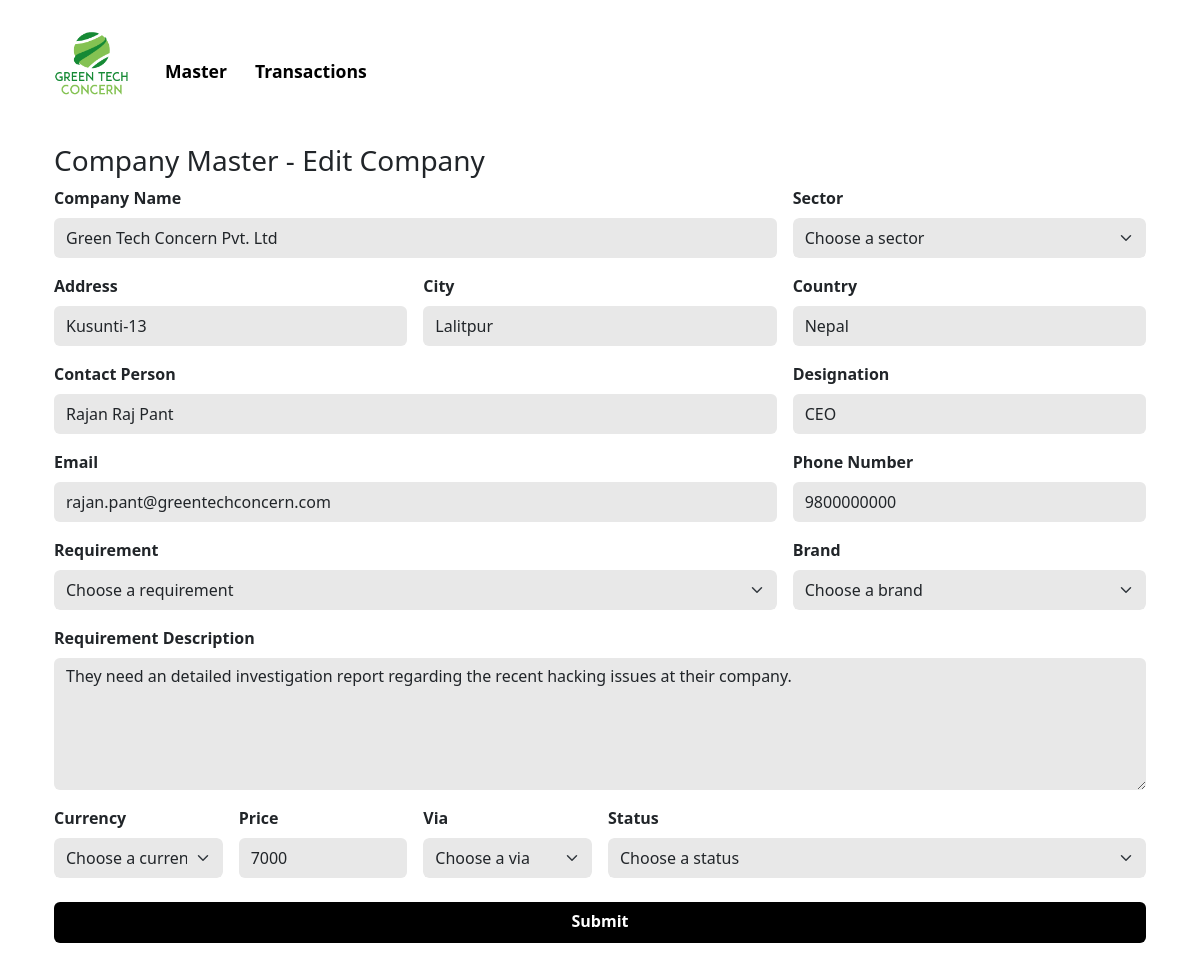
Page /companyform/1/ on the earlier database version.
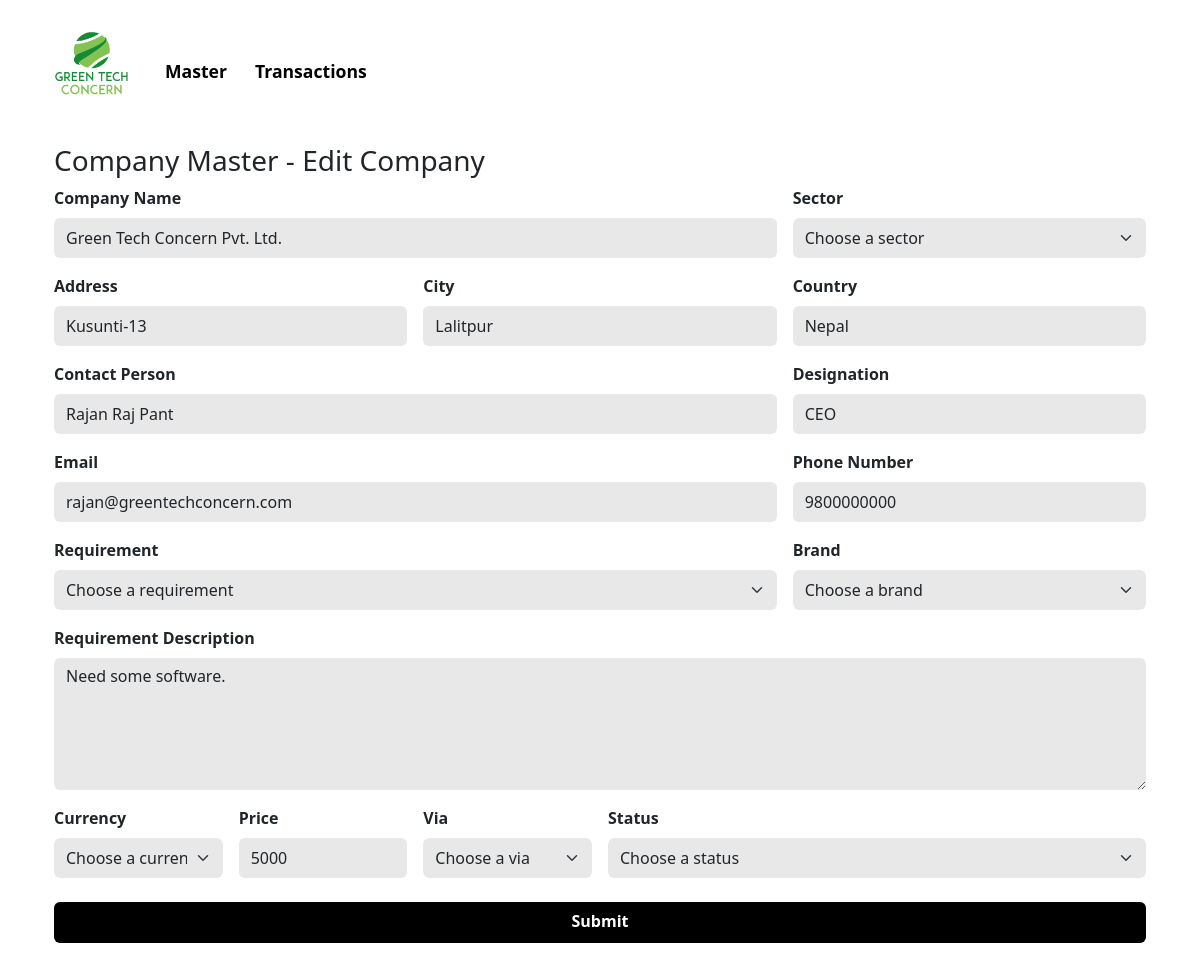
Same page on the later database version.
### resecurityapp/models.py (models this page shows, shortened)
class Company(models.Model):
    Company_Name = models.CharField(max_length=100)
    sector = models.ForeignKey(Sector, on_delete=models.SET_NULL, null=True)
    address = models.CharField(max_length=255)
    city = models.CharField(max_length=100)
    country = models.CharField(max_length=100)
    Contact_Person = models.CharField(max_length=100)
    designation = models.CharField(max_length=100)
    email = models.EmailField()
    Phone_Number = models.CharField(max_length=20)
    requirement = models.ForeignKey(Requirement, on_delete=models.SET_NULL, null=True)
    brand = models.ForeignKey(Brand, on_delete=models.SET_NULL, null=True)
    Requirement_Description = models.TextField()
    currency = models.CharField(max_length=100)
    price = models.CharField(max_length=100)
    via = models.ForeignKey(Via, on_delete=models.SET_NULL, null=True)
    Referral_Name = models.CharField(max_length=100)
    Partner_Name = models.CharField(max_length=100)
    status = models.ForeignKey(Status, on_delete=models.SET_NULL, null=True)
    class Meta:
        verbose_name_plural = "companies"

### resecurityapp/views.py (the view)
# urls.py: path('companyform/<int:company_id>/', views.companyform, name='companyform'),
def companyform(request, company_id):
    company = Company.objects.get(pk=company_id)
    sectors = Sector.objects.all()
    requirements = Requirement.objects.all()
    brands = Brand.objects.all()
    vias = Via.objects.all()
    partners = Partner.objects.all()
    statuses = Status.objects.all()
    return render(request, 'companyform.html', {'company': company, 'sectors': sectors, 'requirements': requirements, 'brands': brands, 'vias': vias, 'partners': partners, 'statuses': statuses})

### templates/companyform.html (shortened to what the changed rows need)
{% load static %}
<!doctype html>
<html lang="en">
<head>
    <link href="https://cdn.jsdelivr.net/npm/bootstrap@5.3.2/dist/css/bootstrap.min.css" rel="stylesheet">
    <link href="{% static 'css/homepage.css' %}" rel="stylesheet">
</head>
<body>
    <div class="container">
        <div id="company-content" class="company-content container">
            <form id="companyForm" action="{% url 'submit_company' %}" method="POST" class="needs-validation" novalidate>
                <div class="row g-3 mb-3">
                    <div class="col">
                        <label for="company" class="form-label fw-semibold">Company Name</label>
                        <input type="text" class="form-control py-2" name="company" id="company" value="{{ company.Company_Name }}" required>
                    </div>
                </div>
                <div class="row g-3 mb-3">
                    <div class="col">
                        <label for="address" class="form-label fw-semibold">Address</label>
                        <input type="text" class="form-control py-2" name="address" id="address" value="{{ company.address }}" required>
                    </div>
                    <div class="col">
                        <label for="city" class="form-label fw-semibold">City</label>
                        <input type="text" class="form-control py-2" name="city" id="city" value="{{ company.city }}" required>
                    </div>
                    <div class="col">
                        <label for="country" class="form-label fw-semibold">Country</label>
                        <input type="text" class="form-control py-2" name="country" id="country" value="{{ company.country }}" required>
                    </div>
                </div>
                <div class="row g-3 mb-3">
                    <div class="col">
                        <label for="contact" class="form-label fw-semibold">Contact Person</label>
                        <input type="text" class="form-control py-2" name="contact" id="contact" value="{{ company.Contact_Person }}" required>
                    </div>
                    <div class="col-4">
                        <label for="designation" class="form-label fw-semibold">Designation</label>
                        <input type="text" class="form-control py-2" name="designation" id="designation" value="{{ company.designation }}" required>
                    </div>
                </div>
                <div class="row g-3 mb-3">
                    <div class="col">
                        <label for="email" class="form-label fw-semibold">Email</label>
                        <input type="email" class="form-control py-2" name="email" id="email" value="{{ company.email }}" required>
                    </div>
                    <div class="col-4">
                        <label for="number" class="form-label fw-semibold">Phone Number</label>
                        <input type="number" class="form-control py-2" name="number" id="number" placeholder="Format: 98XXXXXXXX" value="{{ company.Phone_Number }}" required>
                    </div>
                </div>
                <div class="mb-3">
                    <label for="requirement-description" class="form-label fw-semibold">Requirement Description</label>
                    <textarea class="form-control" name="requirement-description" id="requirement-description" cols="30" rows="5" required>{{ company.Requirement_Description }}</textarea>
                </div>
                <div class="row g-3">
                    <div class="col-2">
                        <label for="price" class="form-label fw-semibold">Price</label>
                        <input type="text" class="form-control py-2" name="price" id="price" value="{{ company.price }}" required>
                    </div>
                </div>
            </form>
        </div>
    </div>
</body>
</html>

Differences in the rows shown:
changed Company "Kusunti-13": company "Green Tech Concern Pvt. Ltd" → "Green Tech Concern Pvt. Ltd."; email "rajan.pant@greentechconcern.com" → "rajan@greentechconcern.com"; requirement-description "They need an detailed investigation report regarding the recent hacking issues at their company." → "Need some software."; price "7000" → "5000"
